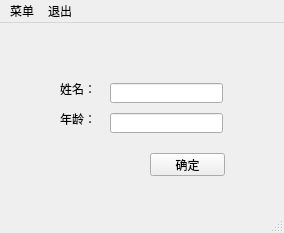
<?xml version="1.0" encoding="UTF-8"?>
<ui version="4.0">
 <class>mainWindow</class>
 <widget class="QMainWindow" name="mainWindow">
  <property name="geometry">
   <rect>
    <x>0</x>
    <y>0</y>
    <width>284</width>
    <height>233</height>
   </rect>
  </property>
  <property name="windowTitle">
   <string>MainWindow</string>
  </property>
  <widget class="QWidget" name="centralwidget">
   <widget class="QPushButton" name="pushButton">
    <property name="geometry">
     <rect>
      <x>150</x>
      <y>130</y>
      <width>75</width>
      <height>23</height>
     </rect>
    </property>
    <property name="text">
     <string>确定</string>
    </property>
   </widget>
   <widget class="QLabel" name="label">
    <property name="geometry">
     <rect>
      <x>60</x>
      <y>60</y>
      <width>54</width>
      <height>12</height>
     </rect>
    </property>
    <property name="text">
     <string>姓名：</string>
    </property>
   </widget>
   <widget class="QLabel" name="label_2">
    <property name="geometry">
     <rect>
      <x>60</x>
      <y>90</y>
      <width>54</width>
      <height>12</height>
     </rect>
    </property>
    <property name="text">
     <string>年龄：</string>
    </property>
   </widget>
   <widget class="QLineEdit" name="lineEdit">
    <property name="geometry">
     <rect>
      <x>110</x>
      <y>60</y>
      <width>113</width>
      <height>20</height>
     </rect>
    </property>
   </widget>
   <widget class="QLineEdit" name="lineEdit_2">
    <property name="geometry">
     <rect>
      <x>110</x>
      <y>90</y>
      <width>113</width>
      <height>20</height>
     </rect>
    </property>
   </widget>
  </widget>
  <widget class="QMenuBar" name="menubar">
   <property name="geometry">
    <rect>
     <x>0</x>
     <y>0</y>
     <width>284</width>
     <height>23</height>
    </rect>
   </property>
   <widget class="QMenu" name="menu_123">
    <property name="title">
     <string>菜单</string>
    </property>
    <addaction name="actionHello"/>
   </widget>
   <widget class="QMenu" name="menu">
    <property name="title">
     <string>退出</string>
    </property>
    <addaction name="actiontuichu"/>
   </widget>
   <addaction name="menu_123"/>
   <addaction name="menu"/>
  </widget>
  <widget class="QStatusBar" name="statusbar"/>
  <action name="actionHello">
   <property name="text">
    <string>Hello</string>
   </property>
  </action>
  <action name="actiontuichu">
   <property name="text">
    <string>退出</string>
   </property>
  </action>
 </widget>
 <resources/>
 <connections/>
</ui>
